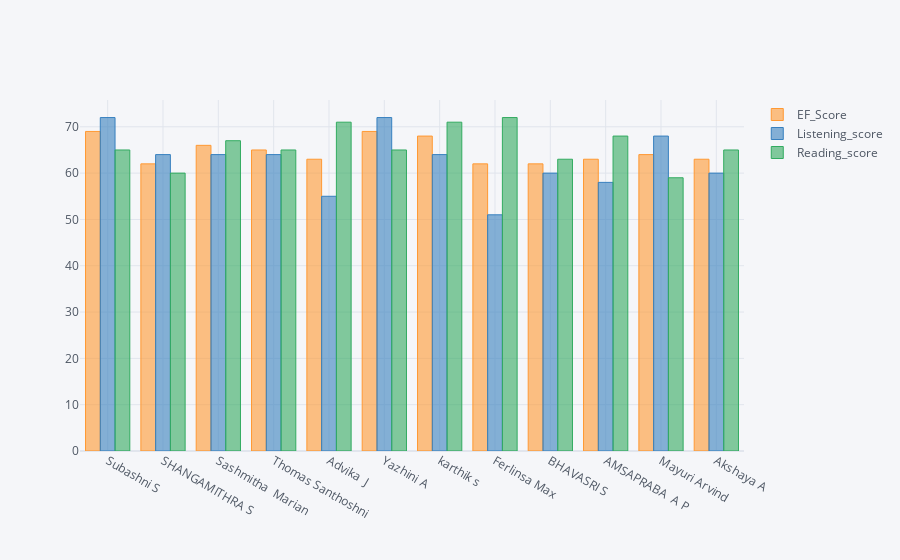

The notebook cell this image was saved under:
### Code cell
c1[["EF_Score","Listening_score","Reading_score"]].iplot(kind="bar")
plt.tight_layout()

### Figure 1 — Plotly figure (JSON) as saved in the notebook; plotly's stock layout.template omitted (floating-point values rounded to 4 significant figures)
{"data": [{"marker": {"color": "rgba(255, 153, 51, 0.6)", "line": {"color": "rgba(255, 153, 51, 1.0)", "width": 1}}, "name": "EF_Score", "orientation": "v", "text": "", "x": ["Subashni S", "SHANGAMITHRA S", "Sashmitha  Marian", "Thomas Santhoshni ", "Advika  J", "Yazhini A", "karthik s", "Ferlinsa Max", "BHAVASRI S", "AMSAPRABA  A P", "Mayuri Arvind", "Akshaya A"], "y": [69, 62, 66, 65, 63, 69, 68, 62, 62, 63, 64, 63], "type": "bar"}, {"marker": {"color": "rgba(55, 128, 191, 0.6)", "line": {"color": "rgba(55, 128, 191, 1.0)", "width": 1}}, "name": "Listening_score", "orientation": "v", "text": "", "x": ["Subashni S", "SHANGAMITHRA S", "Sashmitha  Marian", "Thomas Santhoshni ", "Advika  J", "Yazhini A", "karthik s", "Ferlinsa Max", "BHAVASRI S", "AMSAPRABA  A P", "Mayuri Arvind", "Akshaya A"], "y": [72, 64, 64, 64, 55, 72, 64, 51, 60, 58, 68, 60], "type": "bar"}, {"marker": {"color": "rgba(50, 171, 96, 0.6)", "line": {"color": "rgba(50, 171, 96, 1.0)", "width": 1}}, "name": "Reading_score", "orientation": "v", "text": "", "x": ["Subashni S", "SHANGAMITHRA S", "Sashmitha  Marian", "Thomas Santhoshni ", "Advika  J", "Yazhini A", "karthik s", "Ferlinsa Max", "BHAVASRI S", "AMSAPRABA  A P", "Mayuri Arvind", "Akshaya A"], "y": [65, 60, 67, 65, 71, 65, 71, 72, 63, 68, 59, 65], "type": "bar"}], "layout": {"legend": {"bgcolor": "#F5F6F9", "font": {"color": "#4D5663"}}, "paper_bgcolor": "#F5F6F9", "plot_bgcolor": "#F5F6F9", "title": {"font": {"color": "#4D5663"}}, "xaxis": {"gridcolor": "#E1E5ED", "showgrid": true, "tickfont": {"color": "#4D5663"}, "title": {"font": {"color": "#4D5663"}, "text": ""}, "zerolinecolor": "#E1E5ED"}, "yaxis": {"gridcolor": "#E1E5ED", "showgrid": true, "tickfont": {"color": "#4D5663"}, "title": {"font": {"color": "#4D5663"}, "text": ""}, "zerolinecolor": "#E1E5ED"}}}
